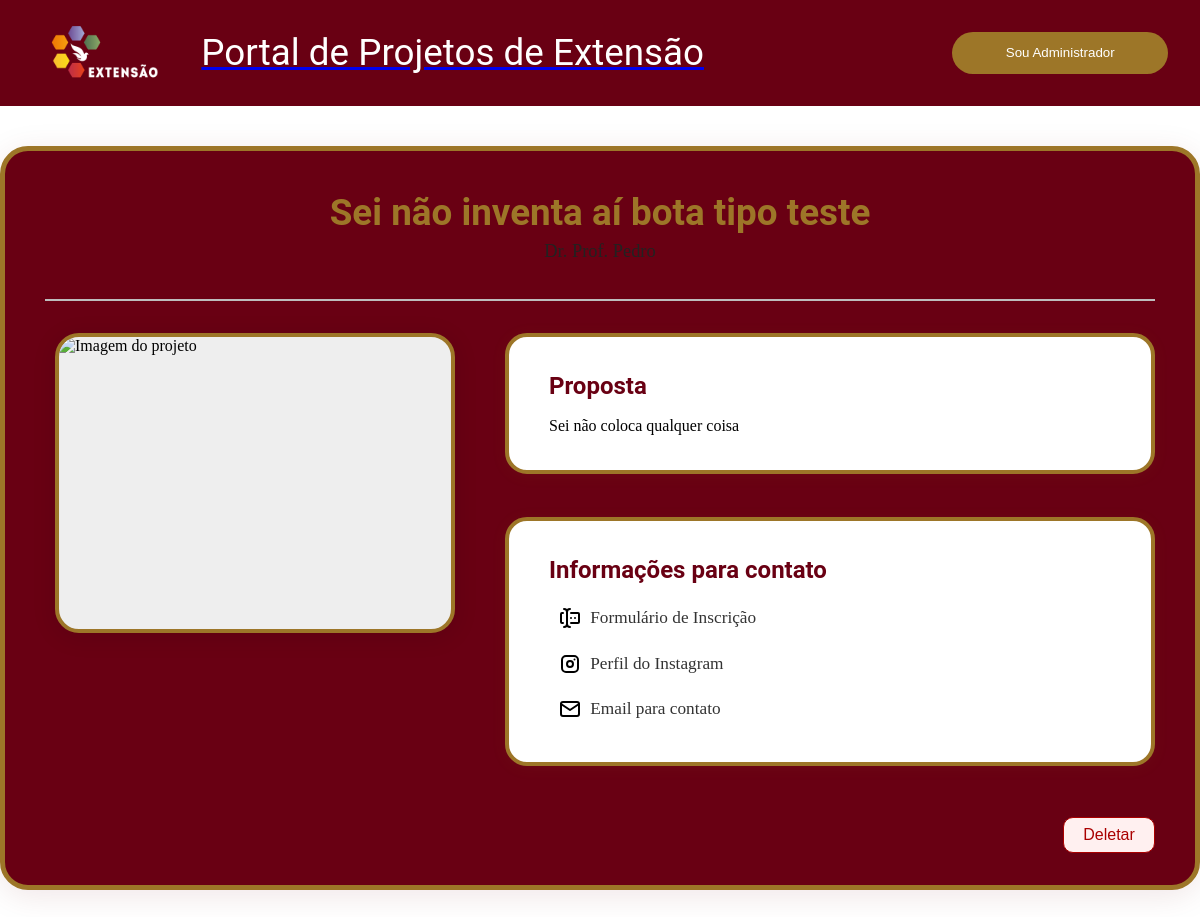
The app's page /projeto/8 with its own data.
### portalExtensaoUnicap_app/models.py (models this page shows)
class projeto(models.Model):
    id=models.BigAutoField(primary_key=True)
    identificacao_unica=models.TextField(max_length=9, blank=False, null=False)
    titulo=models.TextField(max_length=300, blank=False, null=False)
    proposta=models.TextField(max_length=3000, blank=False, null=False)
    curso=models.TextField(max_length=150, blank=False, null=False)
    coordenador=models.TextField(max_length=150, blank=False, null=False)
    ch_total=models.IntegerField(blank=False, null=False)
    ch_semanal_docente=models.IntegerField(blank=False, null=False)
    ch_semanal_estudante=models.IntegerField(blank=False, null=False)
    data_inicio=models.DateField(auto_now=False, auto_now_add=False)
    data_termino=models.DateField(auto_now=False, auto_now_add=False)
    instagram=models.TextField(blank=True)
    contato=models.TextField(blank=False)
    formulario=models.TextField(blank=True)
    aceitando=models.BooleanField(default=True)
    def image_url(self):
        file_name = f"{self.identificacao_unica}.png"
        image_path = f"graphics/img_projeto/{file_name}"
        return static(image_path)

### portalExtensaoUnicap_app/views.py (the view)
# urls.py: path('projeto/<int:projeto_id>', views.ProjectView, name='project'),
def ProjectView(request, projeto_id):
    if request.method == 'GET' and request.GET.get('delete') != None:
        projeto.objects.filter(id=projeto_id).delete()
        return redirect('admin')
    projeto_detail = get_object_or_404(projeto, id=projeto_id)
    return render(request, 'project.html', {'projeto': projeto_detail})

### portalExtensaoUnicap_app/templates/project.html (shortened to what this page needs)
{% extends 'base.html' %}
{% block conteudo %}
{% load static %}
<div class="project-outer">
	<div class="project-header">
		<h2 class="project-title">{{ projeto.titulo }}</h2>
		<p class="project-coord">Dr. Prof. {{ projeto.coordenador }}</p>
	</div>
	<hr class="project-divider" />
	<div class="project-main-content">
		<div class="project-image-container">
			{% if projeto.image_url %}
				<img class="project-image" src="{{ projeto.image_url }}" alt="Imagem do projeto" onerror="this.onerror=null;this.src='{% static 'graphics/placeholder.jpg' %}';" />
			{% endif %}
		</div>
		<div class="project-side-cards">
			<div class="project-card proposta">
				<h3>Proposta</h3>
				<p>{{ projeto.proposta }}</p>
			</div>
			<div class="project-card contato">
				<h3>Informações para contato</h3>
				<div class="contact-links">
					{% if projeto.formulario %}
					<a class="contact-link" href="{{ projeto.formulario }}" target="_blank">
						<img src="{% static 'graphics/forms.svg' %}" /> Formulário de Inscrição
					</a>
					{% endif %}
					{% if projeto.instagram %}
					<a class="contact-link" href="{{ projeto.instagram }}" target="_blank">
						<img src="{% static 'graphics/brand-instagram.svg' %}" /> Perfil do Instagram
					</a>
					{% endif %}
					{% if projeto.contato %}
					<a class="contact-link" href="mailto:{{ projeto.contato }}">
						<img src="{% static 'graphics/mail.svg' %}" /> Email para contato
					</a>
					{% endif %}
				</div>
			</div>
			<form action="{{projeto.id}}" method="get" onsubmit="return showWindow()" class="delete-form">
				<button type="submit" class="delete-btn">Deletar</button>
			</form>
		</div>
	</div>
</div>
{% endblock %}

### portalExtensaoUnicap_app/static/style.css (style rules this page uses)
:root { --main-color:#690013; --accent-color:#9D7628; --text-color:#fff; --text-size:1em; --h1-size:2.3em; --border-radius:28px; }
h2 { font-size: 1.8em; }
h3 { font-size: 1.47em; }
h1,h2,h3,h4 { font-family: 'Roboto', sans-serif; }
* { margin: 0; padding: 0; box-sizing: border-box; }
body { font-size: var(--text-size); margin: 0; min-height: 100vh; display: flex; flex-direction: column; }
button { background-color: var(--accent-color); padding: calc(var(--text-size)) calc(var(--text-size)*4); border: none; border-radius: var(--border-radius); color: var(--text-color); display: flex; direction: row; align-items: center; justify-content: center; gap: var(--text-size); cursor: pointer; transition: transform 0.2s ease; }
.project-card { background-color: var(--text-color); border-radius: 10px; padding: 1.5rem; border: 2px solid var(--accent-color); text-decoration: none; color: inherit; display: block; transition: transform 0.3s ease, box-shadow 0.3s ease; }
.project-outer { background: var(--main-color); border-radius: 28px; border: 5px solid var(--accent-color); padding: 2.5rem 2.5rem 2rem 2.5rem; margin: 2.5rem auto 2rem auto; max-width: 1200px; box-shadow: 0 6px 32px rgba(105,0,19,0.10); }
.project-header { text-align: center; margin-top: 0; margin-bottom: 1.5rem; }
.project-title { color: var(--accent-color); font-size: 2.3em; margin-bottom: 0.2em; font-weight: 600; }
.project-coord { color: #222; font-size: 1.15em; margin-bottom: 0.7em; font-weight: 500; }
.project-divider { border: none; border-top: 2px solid #bdbdbd; margin: 0 0 2rem 0; }
.project-main-content { display: flex; gap: 2.5rem; align-items: flex-start; justify-content: center; }
.project-image-container { flex: 1 1 350px; max-width: 420px; display: flex; align-items: flex-start; justify-content: center; }
.project-image { width: 100%; max-width: 400px; aspect-ratio: 4/3; object-fit: cover; border-radius: 24px; border: 4px solid var(--accent-color); box-shadow: 0 4px 24px rgba(0,0,0,0.10); background: #eee; }
.project-side-cards { flex: 2 1 500px; display: flex; flex-direction: column; gap: 2.2rem; }
.project-card { background: #fff; border: 4px solid var(--accent-color); border-radius: 22px; padding: 2.2rem 2.5rem; box-shadow: 0 2px 16px rgba(157, 118, 40, 0.07); margin-bottom: 0.5rem; }
.project-card h3 { color: var(--main-color); margin-bottom: 0.7em; font-size: 1.5em; font-weight: 600; }
.project-card.proposta { min-height: 120px; }
.project-card.contato .contact-links { display: flex; flex-direction: column; gap: 0.7em; }
.contact-link { display: flex; align-items: center; gap: 0.5em; color: #333; text-decoration: none; font-size: 1.08em; padding: 0.3em 0.5em; border-radius: 8px; transition: background 0.15s; }
.delete-form { display: flex; justify-content: flex-end; margin-top: 0.5em; }
.delete-btn { background: #fff0f0; color: #a00; border: 1.5px solid #a00; border-radius: 10px; padding: 0.5em 1.2em; font-size: 1em; cursor: pointer; transition: background 0.15s, color 0.15s; }

### records on screen
projeto: titulo "Sei não inventa aí bota tipo teste", proposta "Sei não coloca qualquer coisa"
